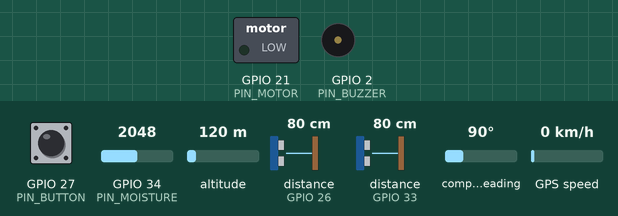
This sketch was run on a simulated ESP32. On the bench: switched loads named in the sketch (green lamp = pin HIGH), buzzer (waves = sounding, pin HIGH). Wiring (inferred from the names in the program): 2 × ultrasonic range finder: trigger GPIO 25, echo GPIO 26 / trigger GPIO 32, echo GPIO 33. Dashed ring = blinking. The test bench sets the inputs (shaded band); at power-on: GPIO 27 (PIN_BUTTON) HIGH, distance to the obstacle (sensors on GPIO 26, GPIO 33) 80 cm, GPIO 34 (PIN_MOISTURE) = 2048, altitude 120 m, compass heading 90°, GPS speed 0 km/h. The echo pulse lasts 58.3 µs per cm; WiFi joins after 1.5 s; servers stay silent unless stated; the GPS gets a fix after 3 s at 37.7749, -122.4194 with 8 satellites; pins used as bus, display or sensor lines are not drawn; what the sketch prints to the serial monitor is not drawn.

Above: at 4.4 s.
4.8 s: GPIO 27 (PIN_BUTTON) pulled LOW for 3.2 s
9.5 s: distance to the obstacle (sensor on GPIO 26) set to 120 cm
At 9.66 s:
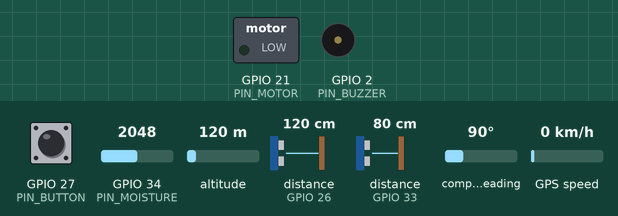
13.5 s: GPIO 27 (PIN_BUTTON) pulled LOW for 3.2 s
21.7 s: distance to the obstacle (sensor on GPIO 26) set to 2 cm
At 22.05 s:
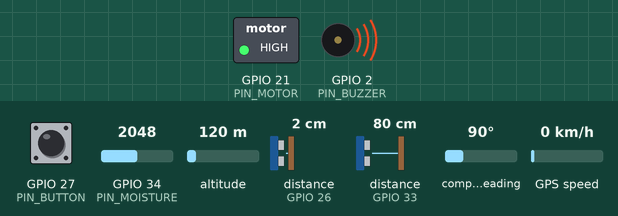
25.7 s: distance to the obstacle (sensor on GPIO 33) set to 2 cm
At 26.21 s:
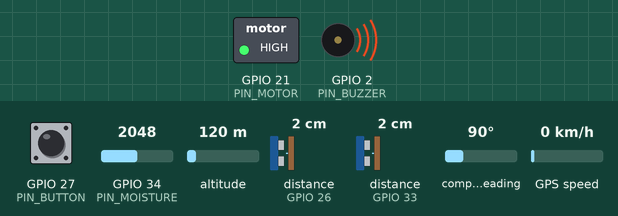
Timing chart, 0 to 30.4 s (numbered marks = the images above; inputs shaded):
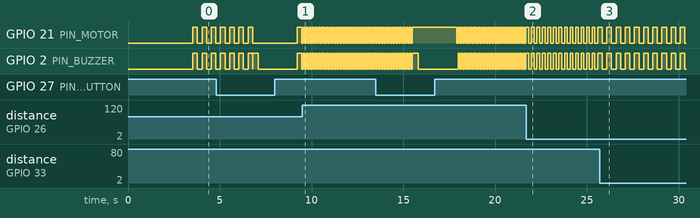

The sketch:

GPS_alert_system_code.ino
```cpp
#include <WiFi.h>
#include <WiFiClientSecure.h>
#include <TinyGPS++.h>

// --- PIN DEFINITIONS ---
const int PIN_TRIG_FRONT = 32;
const int PIN_ECHO_FRONT = 33;
const int PIN_TRIG_STAIR = 25;
const int PIN_ECHO_STAIR = 26;
const int PIN_MOISTURE   = 34;
const int PIN_BUZZER     = 2;
const int PIN_MOTOR      = 21;
const int PIN_BUTTON     = 27;

// GPS Pins (Hardware Serial 2)
#define GPS_RX_PIN 16
#define GPS_TX_PIN 17

// --- CREDENTIALS ---
const char* WIFI_SSID     = "Chowdhury";
const char* WIFI_PASSWORD = "52446661";
const String BOT_TOKEN    = "8934570970:AAEht86p_OqLAm0G2DIAWm5Ud9EABfzySXo";

// Array of individual Family Chat IDs
const String CHAT_IDS[] = {"1798782759", "7499117589", "8431741319" };
const int NUM_CHATS = 3;
// --- GLOBAL OBJECTS ---
TinyGPSPlus gps;
HardwareSerial gpsSerial(2);
WiFiClientSecure secured_client;

// --- STATE VARIABLES ---
unsigned long lastSensorCheck = 0;
unsigned long buttonPressTime = 0;
bool isButtonPressed = false;
bool alertSent = false;
unsigned long lastAlertToggle = 0;
bool alertState = false;
int currentBeepInterval = 0;

// --- ULTRASONIC SENSOR FUNCTION ---
long readDistance(int trigPin, int echoPin) {
  digitalWrite(trigPin, LOW);
  delayMicroseconds(2);
  digitalWrite(trigPin, HIGH);
  delayMicroseconds(10);
  digitalWrite(trigPin, LOW);

  long duration = pulseIn(echoPin, HIGH, 25000); // 25ms timeout
  if (duration == 0) return 400; // Return max distance if no ping
  return (duration * 0.0343) / 2;
}

// --- TELEGRAM SOS FUNCTION ---
// --- TELEGRAM SOS FUNCTION ---
void sendTelegramSOS(double lat, double lng, bool hasLock) {
  if (WiFi.status() != WL_CONNECTED) {
    Serial.println("Telegram failed: Wi-Fi disconnected!");
    return;
  }

  String message = "EMERGENCY ALERT!\nBlind stick user needs help!\n\n";
  if (hasLock) {
    message += "Live Location: https://maps.google.com/?q=" + String(lat, 6) + "," + String(lng, 6);
  } else {
    message += "GPS satellite lock pending...";
  }

  // Loop through the array and open a fresh connection for each person
  for (int i = 0; i < NUM_CHATS; i++) {
    secured_client.setInsecure(); // Bypass TLS validation

    if (!secured_client.connect("api.telegram.org", 443)) {
      Serial.println("Failed to connect to Telegram for Member " + String(i + 1));
      continue; // If it fails, skip to the next family member
    }

    String url = "/bot" + BOT_TOKEN + "/sendMessage?chat_id=" + CHAT_IDS[i] + "&text=" + message;
    url.replace(" ", "%20");
    url.replace("\n", "%0A");

    // Send the message and tell the server to close this specific connection
    secured_client.print(String("GET ") + url + " HTTP/1.1\r\n" +
                         "Host: api.telegram.org\r\n" +
                         "Connection: close\r\n\r\n");

    Serial.println("SOS Message Sent to Family Member " + String(i + 1));

    delay(500); // Give the server half a second to process it
    secured_client.stop(); // Fully close the connection to prepare for the next loop
  }
}

  // Wait 2 seconds for the Serial Monitor to catch up
  void setup() {
  Serial.begin(115200);
  delay(2000);
  Serial.println("\n\n====================================");
  Serial.println("   SMART BLIND STICK BOOTING UP!    ");
  Serial.println("====================================\n");

  gpsSerial.begin(9600, SERIAL_8N1, GPS_RX_PIN, GPS_TX_PIN);

  pinMode(PIN_TRIG_FRONT, OUTPUT);
  pinMode(PIN_ECHO_FRONT, INPUT);
  pinMode(PIN_TRIG_STAIR, OUTPUT);
  pinMode(PIN_ECHO_STAIR, INPUT);
  pinMode(PIN_BUZZER, OUTPUT);
  pinMode(PIN_MOTOR, OUTPUT);
  pinMode(PIN_BUTTON, INPUT_PULLUP);

  digitalWrite(PIN_BUZZER, LOW);
  digitalWrite(PIN_MOTOR, LOW);

  // Connect to Wi-Fi
  WiFi.mode(WIFI_STA);
  WiFi.begin(WIFI_SSID, WIFI_PASSWORD);
  Serial.print("Connecting to Wi-Fi Hotspot");

  while (WiFi.status() != WL_CONNECTED) {
    delay(500);
    Serial.print(".");
  }
  Serial.println("\nWi-Fi Connected Successfully!");
}

void loop() {
 // 1. Process GPS Data
  while (gpsSerial.available() > 0) {
    char c = gpsSerial.read();
    Serial.write(c); // <--- This line prints the raw GPS data to your screen
    gps.encode(c);
  }

 // 2. Read Emergency Button (Hold for 2 seconds to avoid accidental presses)
  bool buttonState = (digitalRead(PIN_BUTTON) == LOW);

  if (buttonState && !isButtonPressed) {
    Serial.println("Wire connected! Timer started..."); // <--- DEBUG LINE
    isButtonPressed = true;
    buttonPressTime = millis();
  } else if (buttonState && isButtonPressed) {
    if (!alertSent && (millis() - buttonPressTime >= 2000)) {
      Serial.println("2 seconds reached! Sending to Telegram..."); // <--- DEBUG LINE
      digitalWrite(PIN_BUZZER, HIGH);
      delay(300);
      digitalWrite(PIN_BUZZER, LOW);

      if (gps.location.isValid()) {
        sendTelegramSOS(gps.location.lat(), gps.location.lng(), true);
      } else {
        sendTelegramSOS(0.0, 0.0, false);
      }
      alertSent = true;
    }
  } else if (!buttonState) {
    if (isButtonPressed) {
      Serial.println("Wire disconnected."); // <--- DEBUG LINE
    }
    isButtonPressed = false;
    alertSent = false;
  }

  // 3. Scan Sensors every 100ms
  if (millis() - lastSensorCheck >= 100) {
    lastSensorCheck = millis();

    long distFront = readDistance(PIN_TRIG_FRONT, PIN_ECHO_FRONT);
    long distStair = readDistance(PIN_TRIG_STAIR, PIN_ECHO_STAIR);
    int moistureRaw = analogRead(PIN_MOISTURE);

    // Hazard Logic Evaluation
    if (distStair > 85) {
      currentBeepInterval = 80;  // Drop-off/Down-stair: Fast double pulse
    } else if (distStair < 25 && distFront > 60) {
      currentBeepInterval = 150; // Step Up / Curb: Medium pulse
    } else if (moistureRaw < 2500) {
      currentBeepInterval = 250; // Mud/Water: Slower rhythm
    } else if (distFront < 30) {
      currentBeepInterval = -1;  // Direct obstacle: Continuous beep
    } else if (distFront < 80) {
      currentBeepInterval = map(distFront, 30, 80, 100, 500); // Proportional warning
    } else {
      currentBeepInterval = 0;   // Clear path
    }
  }

  // 4. Non-Blocking Feedback Output
  if (currentBeepInterval == -1) {
    digitalWrite(PIN_BUZZER, HIGH);
    digitalWrite(PIN_MOTOR, HIGH);
  } else if (currentBeepInterval > 0) {
    if (millis() - lastAlertToggle >= (unsigned long)currentBeepInterval) {
      lastAlertToggle = millis();
      alertState = !alertState;
      digitalWrite(PIN_BUZZER, alertState ? HIGH : LOW);
      digitalWrite(PIN_MOTOR, alertState ? HIGH : LOW);
    }
  } else {
    digitalWrite(PIN_BUZZER, LOW);
    digitalWrite(PIN_MOTOR, LOW);
  }
}
```

Measured:
- after the input at 9.5 s, GPIO 21 (PIN_MOTOR), GPIO 2 (PIN_BUZZER): alternates HIGH for 0.08 s and LOW for 0.08 s, starting at once
- after the input at 21.7 s, GPIO 21 (PIN_MOTOR), GPIO 2 (PIN_BUZZER): alternates HIGH for 0.15 s and LOW for 0.15 s, starting after 0.13 s
- after the input at 25.7 s, GPIO 21 (PIN_MOTOR), GPIO 2 (PIN_BUZZER): alternates HIGH for 0.25 s and LOW for 0.25 s, starting after 0.14 s
